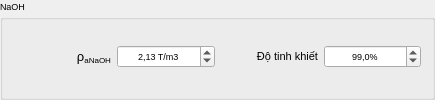
       <widget class="QGroupBox" name="NaOH">
        <property name="minimumSize">
         <size>
          <width>435</width>
          <height>45</height>
         </size>
        </property>
        <property name="font">
         <font>
          <family>Tahoma</family>
          <pointsize>7</pointsize>
         </font>
        </property>
        <property name="tabletTracking">
         <bool>false</bool>
        </property>
        <property name="layoutDirection">
         <enum>Qt::LeftToRight</enum>
        </property>
        <property name="autoFillBackground">
         <bool>true</bool>
        </property>
        <property name="locale">
         <locale language="Vietnamese" country="Vietnam"/>
        </property>
        <property name="inputMethodHints">
         <set>Qt::ImhDialableCharactersOnly|Qt::ImhDigitsOnly|Qt::ImhEmailCharactersOnly|Qt::ImhFormattedNumbersOnly|Qt::ImhLatinOnly|Qt::ImhLowercaseOnly|Qt::ImhUppercaseOnly|Qt::ImhUrlCharactersOnly</set>
        </property>
        <property name="title">
         <string>NaOH</string>
        </property>
        <property name="flat">
         <bool>false</bool>
        </property>
        <property name="checkable">
         <bool>false</bool>
        </property>
        <layout class="QHBoxLayout" name="horizontalLayout_4">
         <item>
          <widget class="QLabel" name="label_40">
           <property name="minimumSize">
            <size>
             <width>67</width>
             <height>19</height>
            </size>
           </property>
           <property name="font">
            <font>
             <family>Tahoma</family>
             <pointsize>7</pointsize>
            </font>
           </property>
           <property name="frameShadow">
            <enum>QFrame::Plain</enum>
           </property>
           <property name="text">
            <string>&lt;html&gt;&lt;head/&gt;&lt;body&gt;&lt;p align=&quot;right&quot;&gt;&lt;span style=&quot; font-family:'Calibri,sans-serif'; font-size:10pt;&quot;&gt;ρ&lt;/span&gt;&lt;span style=&quot; font-size:9pt; vertical-align:sub;&quot;&gt;aNaOH&lt;/span&gt;&lt;/p&gt;&lt;/body&gt;&lt;/html&gt;</string>
           </property>
           <property name="scaledContents">
            <bool>false</bool>
           </property>
          </widget>
         </item>
         <item>
          <widget class="QDoubleSpinBox" name="doubleSpinBox_32">
           <property name="minimumSize">
            <size>
             <width>67</width>
             <height>18</height>
            </size>
           </property>
           <property name="font">
            <font>
             <family>Tahoma</family>
             <pointsize>7</pointsize>
            </font>
           </property>
           <property name="alignment">
            <set>Qt::AlignCenter</set>
           </property>
           <property name="suffix">
            <string> T/m3</string>
           </property>
           <property name="maximum">
            <double>4.000000000000000</double>
           </property>
           <property name="singleStep">
            <double>0.010000000000000</double>
           </property>
           <property name="value">
            <double>2.130000000000000</double>
           </property>
          </widget>
         </item>
         <item>
          <widget class="QLabel" name="label_10">
           <property name="minimumSize">
            <size>
             <width>41</width>
             <height>19</height>
            </size>
           </property>
           <property name="font">
            <font>
             <family>Tahoma</family>
             <pointsize>7</pointsize>
            </font>
           </property>
           <property name="text">
            <string>&lt;html&gt;&lt;head/&gt;&lt;body&gt;&lt;p align=&quot;right&quot;&gt;&lt;span style=&quot; font-size:8pt;&quot;&gt;Độ tinh khiết&lt;/span&gt;&lt;/p&gt;&lt;/body&gt;&lt;/html&gt;</string>
           </property>
          </widget>
         </item>
         <item>
          <widget class="QDoubleSpinBox" name="doubleSpinBox_33">
           <property name="minimumSize">
            <size>
             <width>67</width>
             <height>18</height>
            </size>
           </property>
           <property name="font">
            <font>
             <family>Tahoma</family>
             <pointsize>7</pointsize>
            </font>
           </property>
           <property name="alignment">
            <set>Qt::AlignCenter</set>
           </property>
           <property name="suffix">
            <string>%</string>
           </property>
           <property name="decimals">
            <number>1</number>
           </property>
           <property name="minimum">
            <double>98.000000000000000</double>
           </property>
           <property name="singleStep">
            <double>0.100000000000000</double>
           </property>
           <property name="value">
            <double>99.000000000000000</double>
           </property>
          </widget>
         </item>
        </layout>
       </widget>
